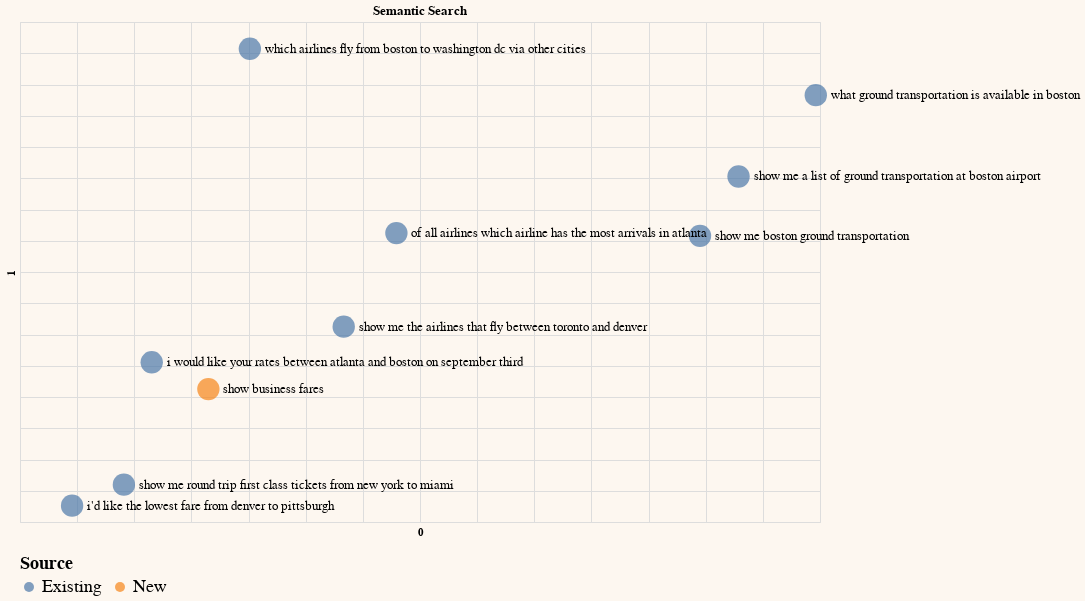

The notebook cell this image was saved under:
### Code cell
# Create column for representing chart legend
df_sem_pc2['Source'] = 'Existing'
df_sem_pc2.at[len(df_sem_pc2)-1, 'Source'] = "New"

# Plot on a chart
df_sem_pc2.columns = df_sem_pc2.columns.astype(str)
selection = list(range(sample)) + [-1]
generate_chart(df_sem_pc2.iloc[selection],'0','1',color='Source',title='Semantic Search')

### Figure 1 — Vega-Lite specification as saved in the notebook (floating-point values rounded to 4 significant figures; data arrays with more than 128 entries replaced by an {"elided": "..."} marker saying what was removed)
{"config": {"view": {"continuousWidth": 400, "continuousHeight": 300}, "background": "#FDF7F0", "legend": {"labelFontSize": 18, "orient": "bottom", "titleFontSize": 18}}, "layer": [{"mark": {"type": "circle", "size": 500}, "encoding": {"color": {"field": "Source", "type": "nominal"}, "tooltip": [{"field": "query", "type": "nominal"}], "x": {"axis": {"domain": false, "labels": false, "ticks": false}, "field": "0", "scale": {"zero": false}, "type": "quantitative"}, "y": {"axis": {"domain": false, "labels": false, "ticks": false}, "field": "1", "scale": {"zero": false}, "type": "quantitative"}}}, {"mark": {"type": "text", "align": "left", "baseline": "middle", "color": "black", "dx": 15, "size": 13}, "encoding": {"color": {"value": "black"}, "text": {"field": "query", "type": "nominal"}, "tooltip": [{"field": "query", "type": "nominal"}], "x": {"axis": {"domain": false, "labels": false, "ticks": false}, "field": "0", "scale": {"zero": false}, "type": "quantitative"}, "y": {"axis": {"domain": false, "labels": false, "ticks": false}, "field": "1", "scale": {"zero": false}, "type": "quantitative"}}}], "data": {"name": "data-7f5ff3a620a82486a23a3bc73ae5bde5"}, "height": 500, "title": "Semantic Search", "width": 800, "$schema": "https://vega.github.io/schema/vega-lite/v4.17.0.json", "datasets": {"data-7f5ff3a620a82486a23a3bc73ae5bde5": [{"query": " which airlines fly from boston to washington dc via other cities", "query_embeds": {"elided": "4096 float values"}, "0": -4.887, "1": 45.71, "Source": "Existing"}, {"query": " show me the airlines that fly between toronto and denver", "query_embeds": {"elided": "4096 float values"}, "0": 3.325, "1": 1.259, "Source": "Existing"}, {"query": " show me round trip first class tickets from new york to miami", "query_embeds": {"elided": "4096 float values"}, "0": -15.91, "1": -24.02, "Source": "Existing"}, {"query": " i'd like the lowest fare from denver to pittsburgh", "query_embeds": {"elided": "4096 float values"}, "0": -20.44, "1": -27.39, "Source": "Existing"}, {"query": " show me a list of ground transportation at boston airport", "query_embeds": {"elided": "4096 float values"}, "0": 37.87, "1": 25.28, "Source": "Existing"}, {"query": " show me boston ground transportation", "query_embeds": {"elided": "4096 float values"}, "0": 34.5, "1": 15.79, "Source": "Existing"}, {"query": " of all airlines which airline has the most arrivals in atlanta", "query_embeds": {"elided": "4096 float values"}, "0": 7.935, "1": 16.23, "Source": "Existing"}, {"query": " what ground transportation is available in boston", "query_embeds": {"elided": "4096 float values"}, "0": 44.63, "1": 38.29, "Source": "Existing"}, {"query": " i would like your rates between atlanta and boston on september third", "query_embeds": {"elided": "4096 float values"}, "0": -13.47, "1": -4.449, "Source": "Existing"}, {"query": "show business fares", "query_embeds": {"elided": "4096 float values"}, "0": -8.517, "1": -8.738, "Source": "New"}]}}
